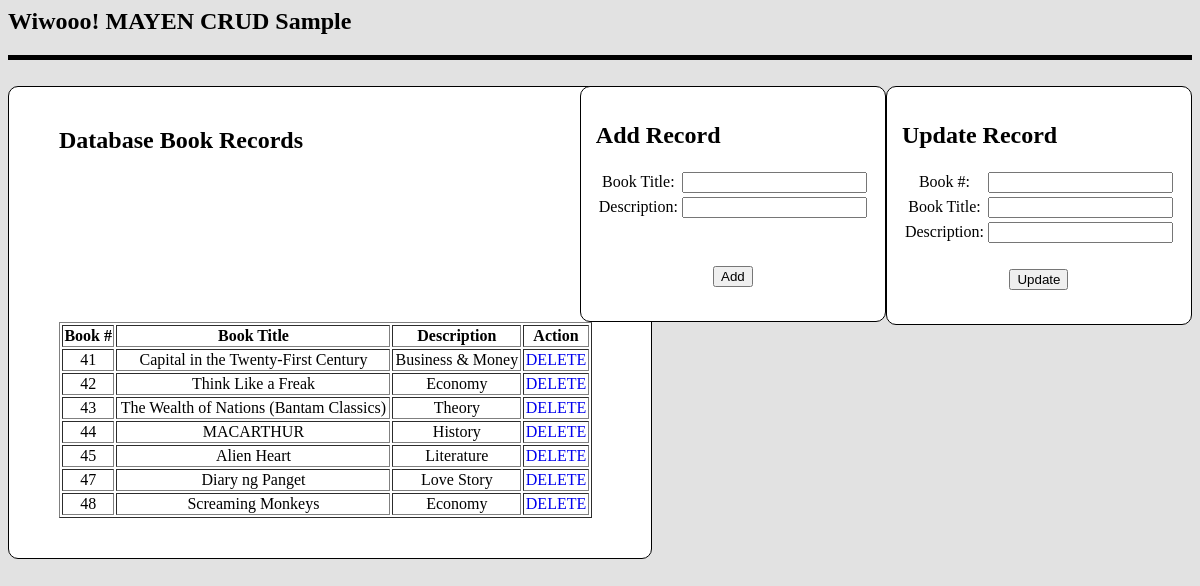
The page / on the database its author committed.
### tables this page shows
CREATE TABLE IF NOT EXISTS `data` (
  `id` int(20) NOT NULL AUTO_INCREMENT,
  `title` varchar(40) NOT NULL,
  `description` varchar(70) NOT NULL,
  PRIMARY KEY (`id`)
);

### application/controllers/site.php (called while the page is built, shortened)
<?php if ( ! defined('BASEPATH')) exit('No direct script access allowed');
class Site extends CI_Controller {
    function index()
    {
        $data = array();
        if ($query = $this->site_model->get_record())
        {
            $data['records'] = $query;
        }
        $this->load->view('options_view', $data);
    }
}

### index.php (called while the page is built, shortened)
<?php
require_once BASEPATH.'core/CodeIgniter.php';

### application/models/site_model.php (called while the page is built, shortened)
<?php if ( ! defined('BASEPATH')) exit('No direct script access allowed');
class Site_model extends CI_Model {
    function get_record() {
        $query = $this->db->get('data');
        return $query->result();
    }
}

### application/views/options_view.php (the view, shortened to what this page needs)
<html lang="en">
<head>
</head>
<body>
    <h2>Wiwooo! MAYEN CRUD Sample</h2>
    <hr size="5" color="black"><br>
    <div class="crud-updateview">
        <h2>Update Record</h2>
        <?php echo form_open('site/update');?>
        <table width="20%">
            <tr>
                <td><label for="id">Book #: </label></td>
                <td><input type="text" name="id" id="id"/></td>
            </tr>
            <tr>
                <td><label for="title">Book Title: </label></td>
                <td><input type="text" name="title" id="title" /></td>
            </tr>
            <tr>
                <td><label for="description">Description: </label></td>
                <td><input type="text" name="description" id="description" /></td>
            </tr>
            <tr>
                <td colspan="2">&nbsp;</td>
            </tr>
            <tr>
                <td colspan="2" align="center"><input type="submit" value="Update" /></td>
            </tr>
        </table>
        <?php echo form_close(); ?>
    </div>
    <div class="crud-addview">
        <h2>Add Record</h2>
        <?php echo form_open('site/create');?>
        <table width="20%">
            <tr>
                <td><label for="title">Book Title: </label></td>
                <td><input type="text" name="title" id="title" /></td>
            </tr>
            <tr>
                <td><label for="description">Description: </label></td>
                <td><input type="text" name="description" id="description" /></td>
            </tr>
            <tr>
                <td colspan="2">&nbsp;</td>
            </tr>
            <tr>
                <td colspan="2">&nbsp;</td>
            </tr>
            <tr>
                <td colspan="2" align="center"><input type="submit" value="Add" /></td>
            </tr>
        </table>
        <?php echo form_close(); ?>
    </div>
    <div class="crud-readview">
        <h2>Database Book Records</h2>
        <table border="1" width="90%">
            <th>Book #</th>
            <th>Book Title</th>
            <th>Description</th>
            <th>Action</th>
            <?php if(isset($records)) : foreach ($records as $row) :  ?>
                <tr>
                    <td><?php echo $row->id; ?></td>
                    <td><?php echo $row->title; ?></td>
                    <td><?php echo $row->description; ?></td>
                    <td><?php echo anchor("site/delete/$row->id", "DELETE"); ?></td>
                </tr>
            <?php endforeach; ?>
            <?php else : ?>
                <p>There are no records<p>
            <?php endif;?>
        </table>
    </div>
</body>
</html>

### application/views/options_view.php (style rules this page uses)
body { background-color:#e2e2e2; font-family:"century"; }
table { text-align:center; }
a { text-decoration:none; }
.crud-addview { float:right; border:1px black solid; background-color:white; padding:15px; border-radius:10px; }
.crud-updateview { float:right; border:1px black solid; background-color:white; padding:15px; border-radius:10px; }
.crud-readview { padding-left:50px; padding-top:20px; padding-bottom:40px; width:50%; border:1px black solid; height:auto; background-color:white; border-radius:10px; }

### rows shown on the page
data: id "41", title "Capital in the Twenty-First Century", description "Business & Money", id "DELETE"
data: id "42", title "Think Like a Freak", description "Economy", id "DELETE"
data: id "43", title "The Wealth of Nations (Bantam Classics)", description "Theory", id "DELETE"
data: id "44", title "MACARTHUR", description "History", id "DELETE"
data: id "45", title "Alien Heart", description "Literature", id "DELETE"
data: id "47", title "Diary ng Panget", description "Love Story", id "DELETE"
data: id "48", title "Screaming Monkeys", description "Economy", id "DELETE"
